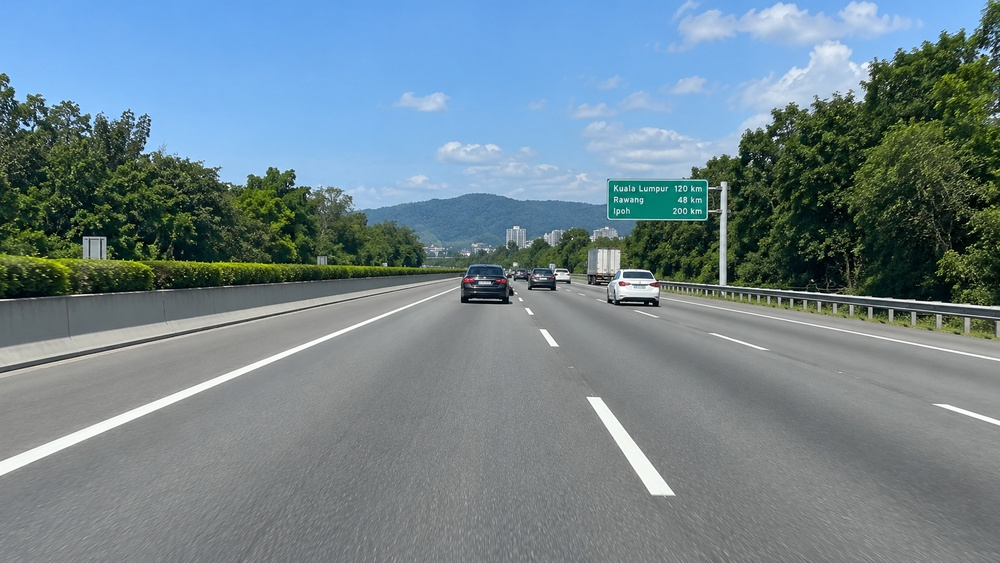
#> input picture road.jpg, 1000 x 563 px, shrunk from 1672 x 941 before the run
$ python ADAS_Project4.py
#> lines starting #> are read from the running program, lines starting #| are printed output that depends on the picture; after the words box and inside, x2 and y2 are one past the last pixel; in counts of white or black regions, pixels touching at a corner belong together
import cv2
import numpy as np
import matplotlib.pyplot as plt


# ==========================================
# 1. READ ROAD IMAGE
# ==========================================

image = cv2.imread("road.jpg")
#> image is the input picture: shape (563, 1000, 3); mean B, G, R 140.3, 132, 112.8

if image is None:
    raise FileNotFoundError(
        "road.jpg not found. Put road.jpg in the same folder as this Python file."
    )


# ==========================================
# 2. COPY IMAGE
# ==========================================

output = image.copy()


# ==========================================
# 3. CONVERT TO GRAYSCALE
# ==========================================

gray = cv2.cvtColor(
    image,
    cv2.COLOR_BGR2GRAY
)
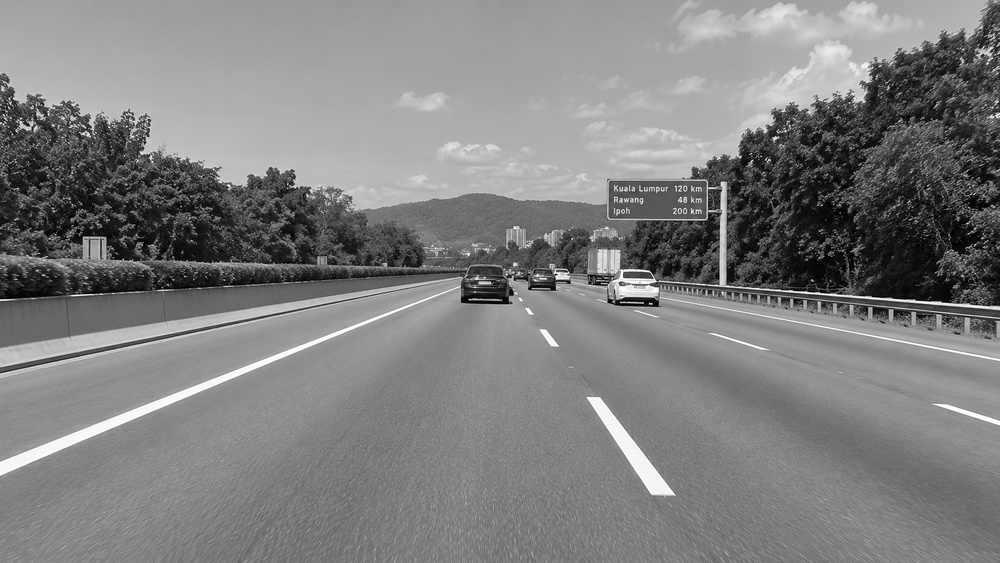
#> gray: shape (563, 1000); min 0, max 255, mean 127.2


# ==========================================
# 4. GAUSSIAN BLUR
# ==========================================

blur = cv2.GaussianBlur(
    gray,
    (5, 5),
    0
)


# ==========================================
# 5. CANNY EDGE DETECTION
# ==========================================

edges = cv2.Canny(
    blur,
    50,
    150
)
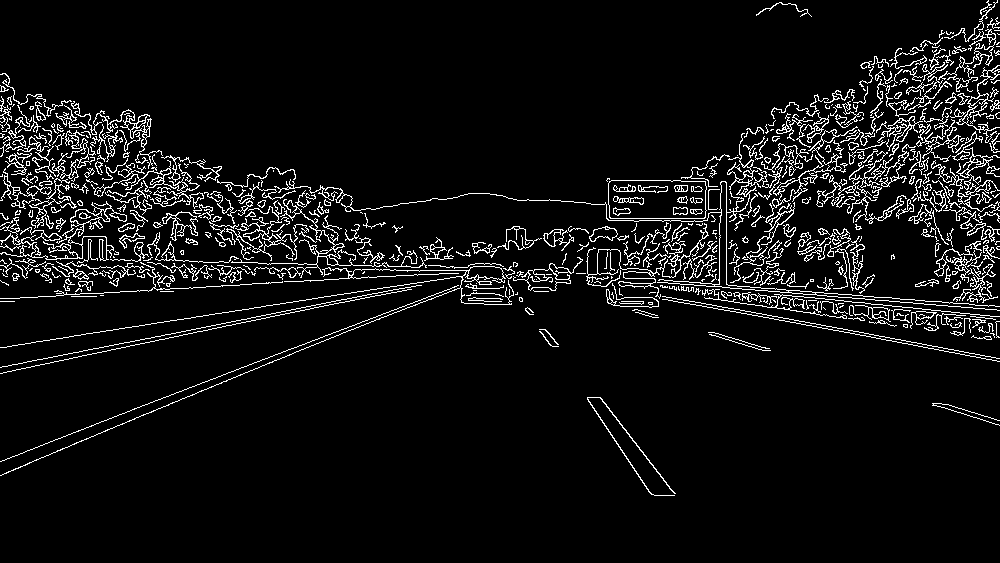
#> edges: shape (563, 1000); 6.6% white in thin lines or dots, all inside (x1, y1, x2, y2) = (0, 0, 1000, 496)


# ==========================================
# 6. REGION OF INTEREST (ROI)
# ==========================================

h, w = edges.shape
#> h = 563; w = 1000

mask = np.zeros_like(edges)


polygon = np.array([[
    (0, h),
    (w, h),
    (int(0.58 * w), int(0.58 * h)),
    (int(0.42 * w), int(0.58 * h))
]], dtype=np.int32)


cv2.fillPoly(
    mask,
    polygon,
    255
)
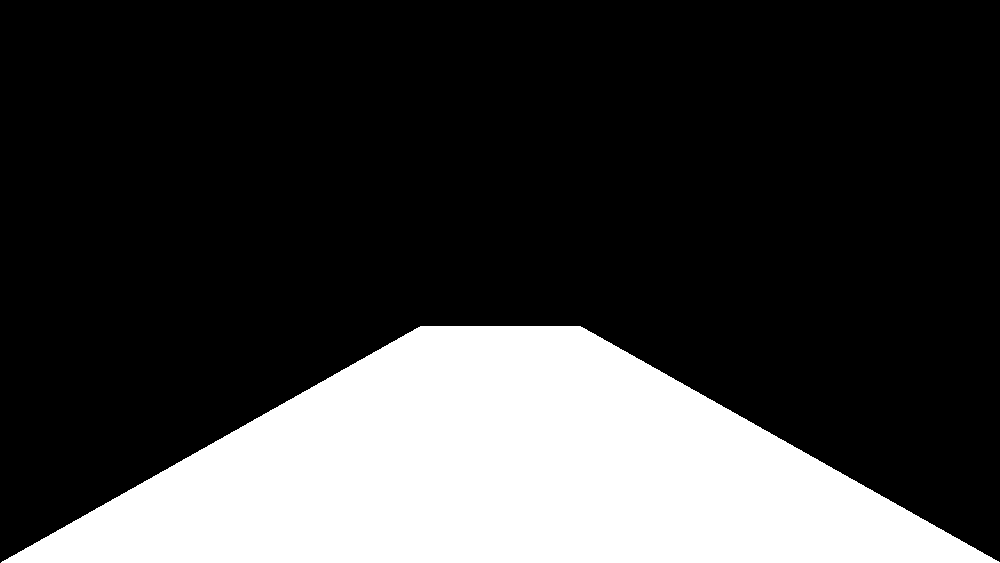
#> mask: shape (563, 1000); 24.4% white; 1 white region, box (x1, y1, x2, y2) and area: (1, 326, 1000, 563) 137643


roi_edges = cv2.bitwise_and(
    edges,
    mask
)
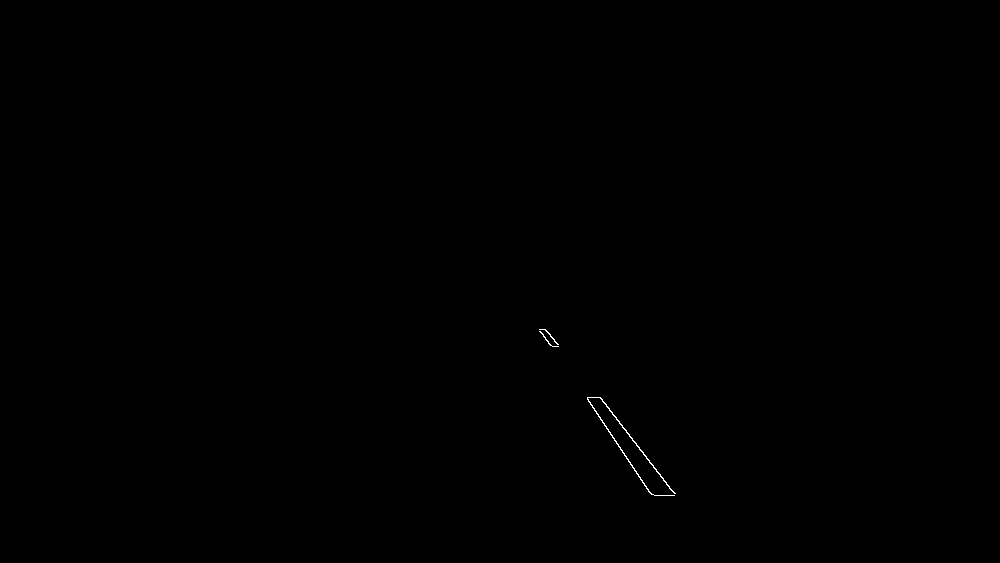
#> roi_edges: shape (563, 1000); 0.08% white in thin lines or dots, all inside (x1, y1, x2, y2) = (539, 329, 676, 496)


# ==========================================
# 7. HOUGH TRANSFORM
# ==========================================

lines = cv2.HoughLinesP(
    roi_edges,
    rho=1,
    theta=np.pi / 180,
    threshold=30,
    minLineLength=30,
    maxLineGap=100
)
#> lines = [[554, 339, 675, 493], [539, 329, 651, 494], [541, 329, 652, 494], [545, 329, 673, 492]]


left_lines = []
right_lines = []


if lines is not None:

    lines = lines.reshape(-1, 4)

    for x1, y1, x2, y2 in lines:

        # Avoid division by zero
        if x2 == x1:
            continue


        # Calculate slope
        slope = (y2 - y1) / (x2 - x1)


        # Left lane
        if -1.5 < slope < -0.4:

            left_lines.append(
                (x1, y1, x2, y2)
            )


        # Right lane
        elif 0.4 < slope < 1.5:

            right_lines.append(
                (x1, y1, x2, y2)
            )
#> this loop made 4 passes
#> (x1, y1, x2, y2, slope) on passes 1 to 4: (554, 339, 675, 493, 1.27), (539, 329, 651, 494, 1.47), (541, 329, 652, 494, 1.49), (545, 329, 673, 492, 1.27)
#> after the loop, left_lines = []; right_lines = [(554, 339, 675, 493), (539, 329, 651, 494), (541, 329, 652, 494), (545, 329, 673, 492)]


# ==========================================
# 8. AVERAGE LANE LINE FUNCTION
# ==========================================

def average_line(lines, y_bottom, y_top):

    if len(lines) == 0:
        return None


    xs = []
    ys = []


    for x1, y1, x2, y2 in lines:

        xs.extend([x1, x2])
        ys.extend([y1, y2])


    # Fit line:
    # y = slope*x + intercept

    slope, intercept = np.polyfit(
        xs,
        ys,
        1
    )


    if abs(slope) < 1e-6:
        return None


    x_bottom = int(
        (y_bottom - intercept) / slope
    )

    x_top = int(
        (y_top - intercept) / slope
    )


    return (
        x_bottom,
        y_bottom,
        x_top,
        y_top
    )


# ==========================================
# 9. CALCULATE LANE LINES
# ==========================================

y_bottom = h - 1
#> y_bottom = 562

y_top = int(0.60 * h)
#> y_top = 337


left_lane = average_line(
    left_lines,
    y_bottom,
    y_top
)


right_lane = average_line(
    right_lines,
    y_bottom,
    y_top
)
#> the loop in average_line (call 2), `for x1, y1, x2, y2 in lines: ` made 4 passes
#> right_lane = (715, 562, 547, 337)


# ==========================================
# 10. DRAW LEFT LANE
# ==========================================

if left_lane is not None:

    x1, y1, x2, y2 = left_lane

    cv2.line(
        output,
        (x1, y1),
        (x2, y2),
        (0, 255, 0),
        8
    )


# ==========================================
# 11. DRAW RIGHT LANE
# ==========================================

if right_lane is not None:

    x1, y1, x2, y2 = right_lane
#> x1 = 715; y1 = 562; x2 = 547; y2 = 337

    cv2.line(
        output,
        (x1, y1),
        (x2, y2),
        (0, 255, 0),
        8
    )
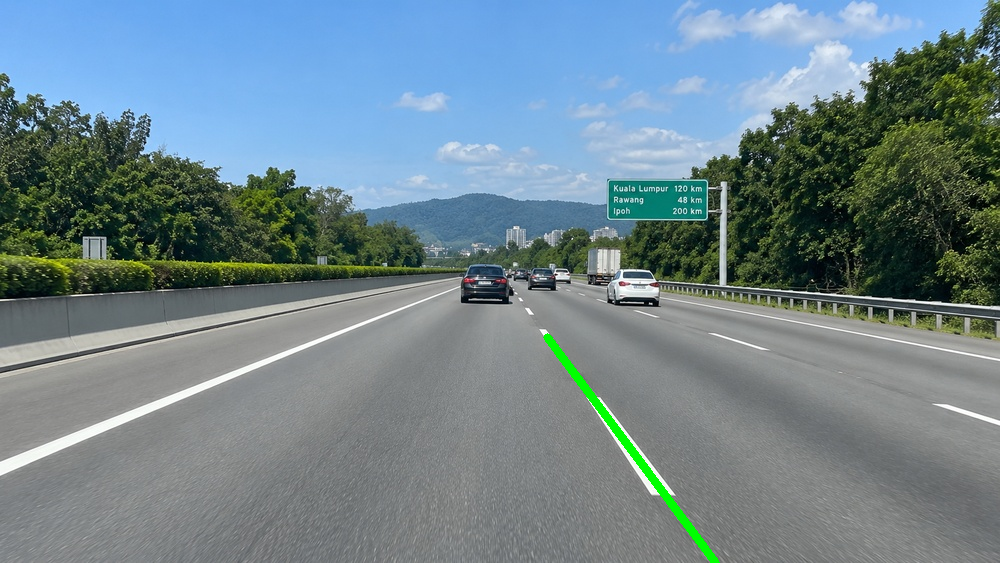
#> output: shape (563, 1000, 3); 0.42% of pixels changed, all inside (x1, y1, x2, y2) = (543, 333, 720, 563)


# ==========================================
# 12. CONVERT BGR TO RGB
# ==========================================

output_rgb = cv2.cvtColor(
    output,
    cv2.COLOR_BGR2RGB
)


# ==========================================
# 13. DISPLAY RESULT
# ==========================================

plt.figure(
    figsize=(14, 8)
)

plt.imshow(
    output_rgb
)

plt.title(
    "Lane Detection Output"
)

plt.axis("off")

plt.show()
